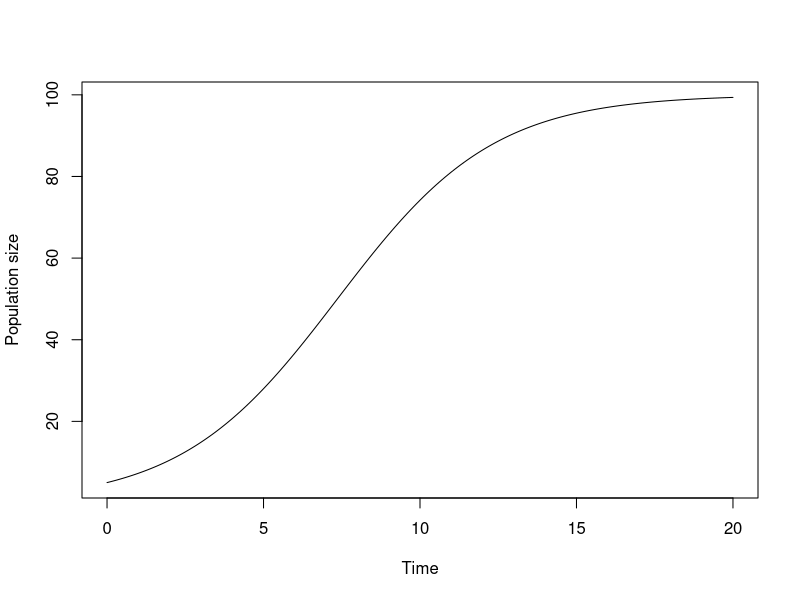

The R script that drew this image:
time <- seq(0, 20, by = 0.1)
r <- 0.4
K <- 100
N0 <- 5
N <- K / (1 + ((K - N0) / N0) * exp(-r * time))
plot(time, N, type = "l", xlab = "Time", ylab = "Population size")
